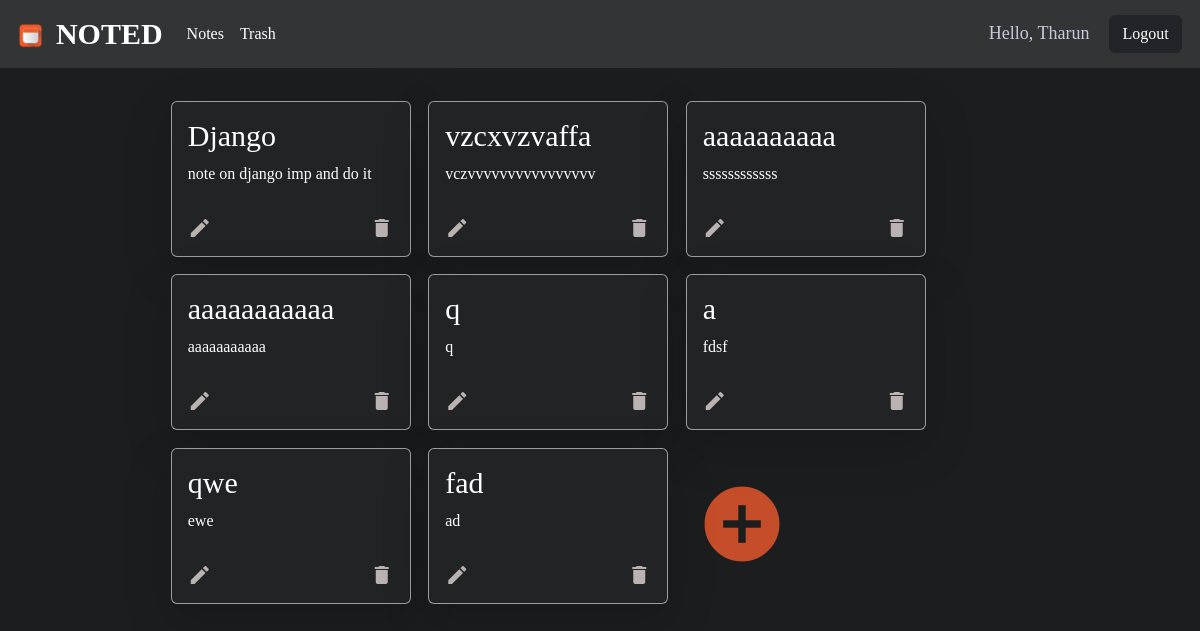
The app's page / (signed in) with its own data.
### notesapp/models.py (models this page shows, shortened)
class Notes(models.Model):
    title = models.CharField(max_length=100)
    content = models.TextField()
    user = models.ForeignKey(User, on_delete=models.CASCADE, default=None)

### notesapp/views.py (the view)
# urls.py: path('', list_notes_view, name='notes'),
@login_required(login_url='notesapp:login')
def list_notes_view(request):
    notes_list = Notes.objects.filter(user=request.user)
    context = {
        'notes_list' : notes_list,
    }
    return render(request, 'notesapp/notes.html', context)

### notesapp/templates/notesapp/notes.html
{% extends 'notesapp/home.html' %}
{% load static %}
{% block general %}
    <br>
        <div class="container all-notes">
            {% if notes_list %}
            {% for note in notes_list %}
            <div class="card box shadow-lg">
                <div class="card-body">
                    <div class="text">
                        <h3 class="title">{{note.title}}</h3>
                        {{note.content}}
                    </div>
                    <div class="icons">
                        <a href="{% url 'notesapp:update' id=note.id %}">
                            <i class="material-icons edit-icon">edit</i>
                        </a>
                        <a href="{% url 'notesapp:move_to_trash' id=note.id %}" class="trash-icon">
                            <i class="material-icons delete-icon">delete</i>
                        </a>
                    </div>
                </div>
            </div>
            {% endfor %}
            {% endif %}
            <div>
                <a href="{% url 'notesapp:addnote' %}">
                  <i class="material-icons  plus-box">add_circle</i>
                </a>
            </div>
        </div>
{% endblock %}

### notesapp/templates/notesapp/home.html (shortened to what this page needs)
{% load static %}
<!DOCTYPE html>
<html lang="en">
<head>
    <link href="https://cdn.jsdelivr.net/npm/bootstrap@5.3.1/dist/css/bootstrap.min.css"
        rel="stylesheet">
    <link rel="stylesheet" type="text/css" href="{% static 'css/styles.css' %}">
</head>
<body>
    <div>
        <nav class="navbar navbar-expand-lg bg-body-tertiary navigation">
            <div class="container-fluid">
                <div class="navbar-brand title" >
                    <img class="note-img" src="{% static 'images/note.png' %}" alt="Note Image"/>
                    <strong>NOTED</strong>
                </div>
                {% if request.user.is_authenticated %}
                    <div class="collapse navbar-collapse" id="navbarTogglerDemo02">
                        <ul class="navbar-nav me-auto mb-2 mb-lg-0">
                        <li class="nav-item">
                            <a class="nav-link" aria-current="page" href="{% url 'notesapp:notes' %}">Notes</a>
                        </li>
                        <li class="nav-item">
                            <a class="nav-link" aria-current="page" href="{% url 'notesapp:trash' %}">Trash</a>
                        </li>
                        </ul>
                        <span class="hello-user" >Hello, {{request.user|title}}</span>
                        <span>
                            <button class="btn btn-dark">
                                <a class="hello-user nav-link" href="{% url 'notesapp:logout' %}">Logout</a>
                            </button>
                        </span>
                    </div>
                {% endif %}
            </div>
        </nav>
    </div>
    {% block general %}{% endblock %}
</body>
</html>

### static/css/styles.css (style rules this page uses)
body { background-color: #1c1d1e; color:white; font-family: 'Times New Roman', Times, serif; }
.note-img { height: 25px; width: 25px; margin: 0 5px 5px 0; }
.title { font-size: 30px; }
.navigation { background: #333436 !important; color: white !important; padding: 0.4em; }
.navbar-nav .nav-link { color: white; }
.navbar-brand { color: white; }
.text { margin-bottom: 30px; }
.icons { margin-bottom: -15px; }
.edit-icon { color: #bbb2b2; }
.delete-icon { color: #bbb2b2; float: right; }
.card-body { padding: 0.5em; }
.box { display: flex; color: white; min-width: 30vb; border: 0.5px solid #ffffff8e; margin: 1%; padding: 0.5em; float: left; background-color: #212324; }
.all-notes { margin: 0 auto; width: 75%; }
.plus-box { display: flex; font-size: 90px; margin: 40px 0 0 20px; float: left; color: #c54d29; text-align: center; }
span.hello-user { margin-right: 20px; color: #c8cadb; font-size: large; }

### records on screen
Notes: title "Django", content "note on django imp and do it"
Notes: title "vzcxvzvaffa", content "vczvvvvvvvvvvvvvvvv"
Notes: title "aaaaaaaaaa", content "ssssssssssss"
Notes: title "aaaaaaaaaaa", content "aaaaaaaaaaa"
Notes: title "q", content "q"
Notes: title "a", content "fdsf"
Notes: title "qwe", content "ewe"
Notes: title "fad", content "ad"

### other values on screen
{{ request.user|title }} "Tharun"
